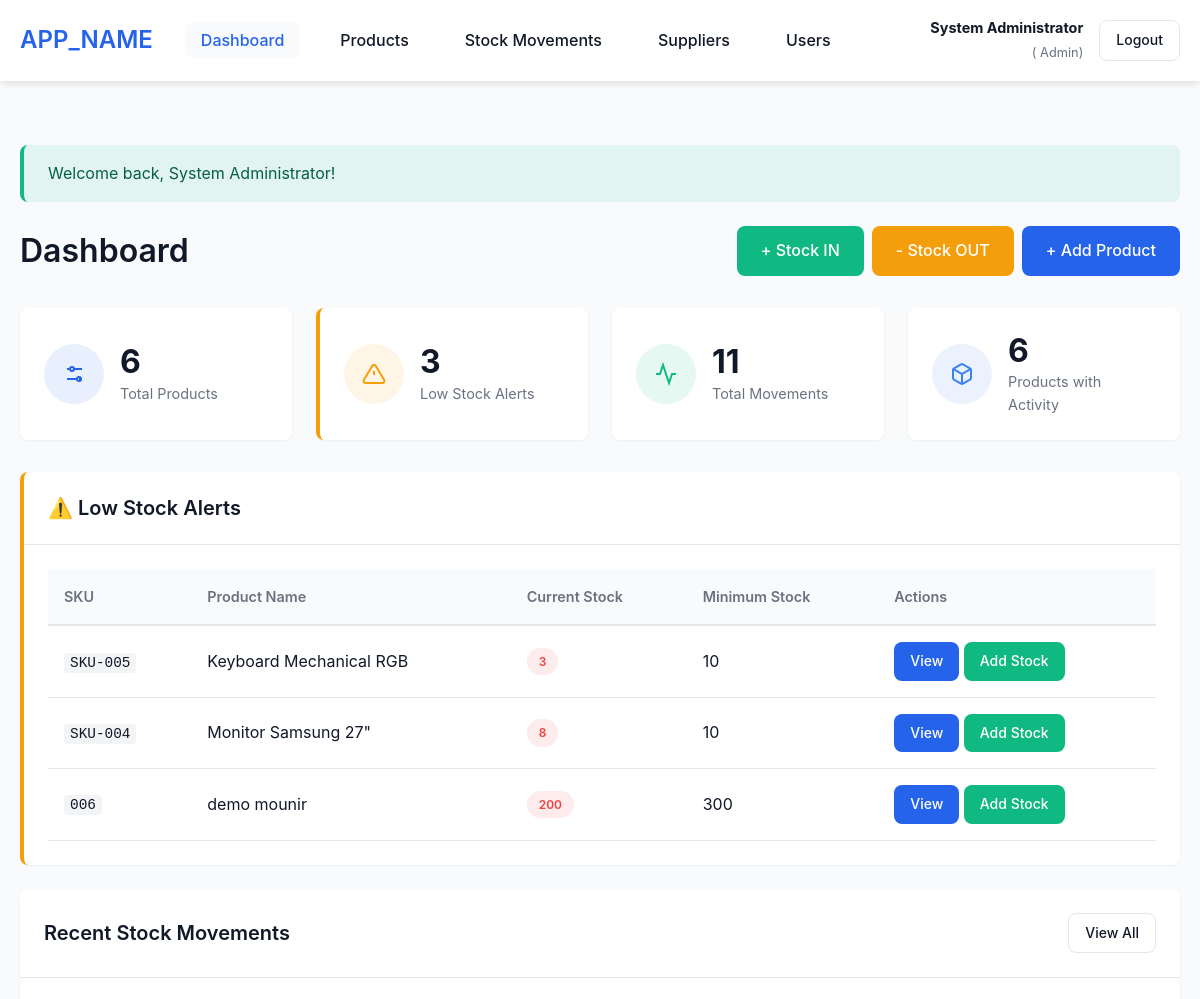
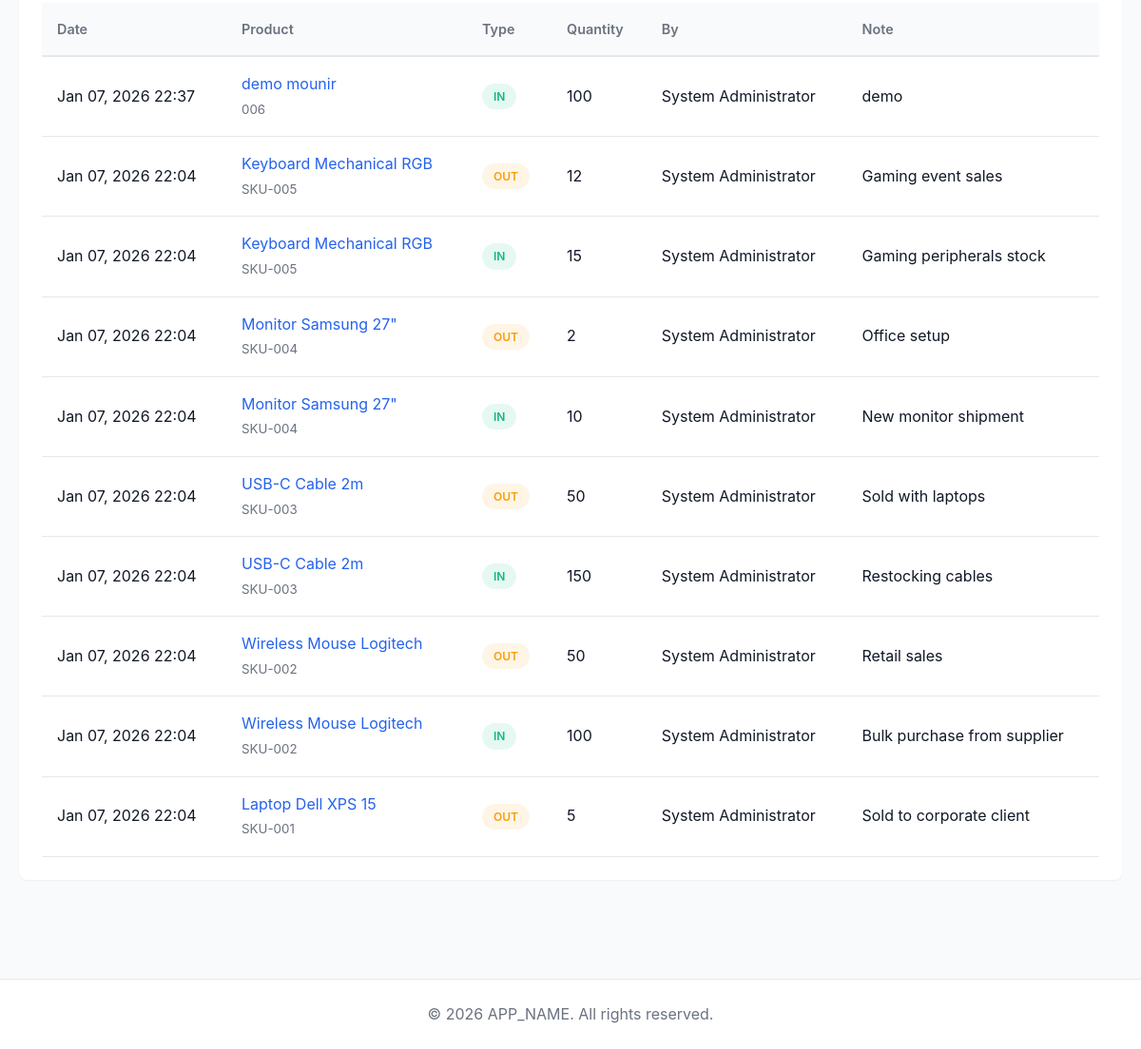
Page /index.php?page=dashboard (signed in) on the committed database (2 pictures, top to bottom).
### tables this page shows
CREATE TABLE `products` (
  `id` int(10) UNSIGNED NOT NULL,
  `sku` varchar(50) NOT NULL,
  `name` varchar(200) NOT NULL,
  `description` text DEFAULT NULL,
  `purchase_price` decimal(10,2) NOT NULL DEFAULT 0.00,
  `selling_price` decimal(10,2) NOT NULL DEFAULT 0.00,
  `quantity` int(11) NOT NULL DEFAULT 0,
  `minimum_quantity` int(11) NOT NULL DEFAULT 10,
  `is_active` tinyint(1) NOT NULL DEFAULT 1,
  `supplier_id` int(10) UNSIGNED DEFAULT NULL,
  `created_by` int(10) UNSIGNED DEFAULT NULL,
  `created_at` timestamp NOT NULL DEFAULT current_timestamp(),
  `updated_at` timestamp NOT NULL DEFAULT current_timestamp() ON UPDATE current_timestamp()
);

CREATE TABLE `stock_movements` (
  `id` int(10) UNSIGNED NOT NULL,
  `product_id` int(10) UNSIGNED NOT NULL,
  `movement_type` enum('IN','OUT') NOT NULL,
  `quantity` int(11) NOT NULL,
  `note` text DEFAULT NULL,
  `created_by` int(10) UNSIGNED DEFAULT NULL,
  `created_at` timestamp NOT NULL DEFAULT current_timestamp()
);

CREATE TABLE `users` (
  `id` int(10) UNSIGNED NOT NULL,
  `username` varchar(50) NOT NULL,
  `email` varchar(100) NOT NULL,
  `password` varchar(255) NOT NULL,
  `full_name` varchar(100) NOT NULL,
  `role` enum('admin','staff','viewer') NOT NULL DEFAULT 'viewer',
  `is_active` tinyint(1) NOT NULL DEFAULT 1,
  `created_at` timestamp NOT NULL DEFAULT current_timestamp(),
  `updated_at` timestamp NOT NULL DEFAULT current_timestamp() ON UPDATE current_timestamp()
);

### controllers/DashboardController.php (called while the page is built, shortened)
<?php
require_once __DIR__ . '/../models/Product.php';
require_once __DIR__ . '/../models/StockMovement.php';
require_once __DIR__ . '/../includes/helpers.php';
class DashboardController
{
    private $productModel;
    private $stockMovementModel;
    public function __construct()
    {
        $this->productModel = new Product();
        $this->stockMovementModel = new StockMovement();
    }
    public function index()
    {
        $totalProducts = $this->productModel->getTotalCount();
        $lowStockCount = $this->productModel->getLowStockCount();
        $lowStockProducts = $this->productModel->getLowStock();
        $recentMovements = $this->stockMovementModel->getRecent(10);
        $movementStats = $this->stockMovementModel->getStatistics();
        require_once __DIR__ . '/../views/dashboard/index.php';
    }
}

### includes/helpers.php (called while the page is built, shortened)
<?php
function formatDate($date, $format = 'Y-m-d H:i:s')
{
    return date($format, strtotime($date));
}
function isLoggedIn()
{
    return isset($_SESSION['user_id']);
}
function getCurrentUserRole()
{
    return $_SESSION['user_role'] ?? null;
}
function hasRole($roles)
{
    $userRole = getCurrentUserRole();
    if (is_array($roles)) {
        return in_array($userRole, $roles);
    }
    return $userRole === $roles;
}

### config/Database.php (called while the page is built, shortened)
<?php
class Database
{
    private static $instance = null;
    private $connection;
    private function __construct()
    {
        try {
            $dsn = "mysql:host=" . DB_HOST . ";dbname=" . DB_NAME . ";charset=" . DB_CHARSET;
            $options = [
                PDO::ATTR_ERRMODE => PDO::ERRMODE_EXCEPTION,
                PDO::ATTR_DEFAULT_FETCH_MODE => PDO::FETCH_ASSOC,
                PDO::ATTR_EMULATE_PREPARES => false,
                PDO::MYSQL_ATTR_INIT_COMMAND => "SET NAMES " . DB_CHARSET
            ];
            $this->connection = new PDO($dsn, DB_USER, DB_PASS, $options);
        } catch (PDOException $e) {
            error_log("Database Connection Error: " . $e->getMessage());
            die("Database connection failed. Please check your configuration.");
        }
    }
    public static function getInstance()
    {
        if (self::$instance === null) {
            self::$instance = new self();
        }
        return self::$instance;
    }
    public function getConnection()
    {
        return $this->connection;
    }
}

### models/Product.php (called while the page is built, shortened)
<?php
require_once __DIR__ . '/../config/Database.php';
class Product
{
    private $db;
    public function __construct()
    {
        $this->db = Database::getInstance()->getConnection();
    }
    public function getTotalCount($search = null)
    {
        $sql = "SELECT COUNT(*) as count FROM products WHERE 1=1";
        $params = [];
        $stmt = $this->db->prepare($sql);
        $stmt->execute($params);
        $result = $stmt->fetch();
        return $result['count'];
    }
    public function getLowStock()
    {
        $sql = "SELECT p.*, u.full_name as created_by_name
                FROM products p
                LEFT JOIN users u ON p.created_by = u.id
                WHERE p.quantity <= p.minimum_quantity AND p.is_active = 1
                ORDER BY p.quantity ASC";
        $stmt = $this->db->query($sql);
        return $stmt->fetchAll();
    }
    public function getLowStockCount()
    {
        $sql = "SELECT COUNT(*) as count FROM products WHERE quantity <= minimum_quantity AND is_active = 1";
        $stmt = $this->db->query($sql);
        $result = $stmt->fetch();
        return $result['count'];
    }
}

### models/StockMovement.php (called while the page is built, shortened)
<?php
require_once __DIR__ . '/../config/Database.php';
class StockMovement
{
    private $db;
    public function __construct()
    {
        $this->db = Database::getInstance()->getConnection();
    }
    public function getRecent($limit = 10)
    {
        $sql = "SELECT sm.*, p.name as product_name, p.sku as product_sku, u.full_name as created_by_name
                FROM stock_movements sm
                LEFT JOIN products p ON sm.product_id = p.id
                LEFT JOIN users u ON sm.created_by = u.id
                ORDER BY sm.created_at DESC
                LIMIT :limit";
        $stmt = $this->db->prepare($sql);
        $stmt->bindValue(':limit', $limit, PDO::PARAM_INT);
        $stmt->execute();
        return $stmt->fetchAll();
    }
    public function getStatistics()
    {
        $sql = "SELECT
                    COUNT(*) as total_movements,
                    SUM(CASE WHEN movement_type = 'IN' THEN quantity ELSE 0 END) as total_in,
                    SUM(CASE WHEN movement_type = 'OUT' THEN quantity ELSE 0 END) as total_out,
                    COUNT(DISTINCT product_id) as products_affected
                FROM stock_movements";
        $stmt = $this->db->query($sql);
        return $stmt->fetch();
    }
}

### views/dashboard/index.php (the view, shortened to what this page needs)
<?php
require_once __DIR__ . '/../../includes/header.php';
?>
<div class="container">
    <div class="page-header">
        <h1>Dashboard</h1>
        <div class="page-actions">
            <?php if (hasRole(['admin', 'staff'])): ?>
                <a href="index.php?page=stock&action=in" class="btn btn-success">+ Stock IN</a>
                <a href="index.php?page=stock&action=out" class="btn btn-warning">- Stock OUT</a>
            <?php endif; ?>
            <?php if (hasRole('admin')): ?>
                <a href="index.php?page=products&action=create" class="btn btn-primary">+ Add Product</a>
            <?php endif; ?>
        </div>
    </div>
    <div class="stats-grid">
        <div class="stat-card">
            <div class="stat-icon stat-icon-primary">
                <svg width="24" height="24" viewBox="0 0 24 24" fill="none" stroke="currentColor" stroke-width="2">
                    <path d="M20 7h-9M14 17H5M20 17h-3M5 7h2"></path>
                    <circle cx="10" cy="7" r="2"></circle>
                    <circle cx="17" cy="17" r="2"></circle>
                </svg>
            </div>
            <div class="stat-content">
                <h3>
                    <?php echo number_format($totalProducts); ?>
                </h3>
                <p>Total Products</p>
            </div>
        </div>
        <div class="stat-card <?php echo $lowStockCount > 0 ? 'stat-card-warning' : ''; ?>">
            <div class="stat-icon stat-icon-warning">
                <svg width="24" height="24" viewBox="0 0 24 24" fill="none" stroke="currentColor" stroke-width="2">
                    <path d="M10.29 3.86L1.82 18a2 2 0 001.71 3h16.94a2 2 0 001.71-3L13.71 3.86a2 2 0 00-3.42 0z">
                    </path>
                    <line x1="12" y1="9" x2="12" y2="13"></line>
                    <line x1="12" y1="17" x2="12.01" y2="17"></line>
                </svg>
            </div>
            <div class="stat-content">
                <h3>
                    <?php echo number_format($lowStockCount); ?>
                </h3>
                <p>Low Stock Alerts</p>
            </div>
        </div>
        <div class="stat-card">
            <div class="stat-icon stat-icon-success">
                <svg width="24" height="24" viewBox="0 0 24 24" fill="none" stroke="currentColor" stroke-width="2">
                    <polyline points="22 12 18 12 15 21 9 3 6 12 2 12"></polyline>
                </svg>
            </div>
            <div class="stat-content">
                <h3>
                    <?php echo number_format($movementStats['total_movements'] ?? 0); ?>
                </h3>
                <p>Total Movements</p>
            </div>
        </div>
        <div class="stat-card">
            <div class="stat-icon stat-icon-info">
            </div>
            <div class="stat-content">
                <h3>
                    <?php echo number_format($movementStats['products_affected'] ?? 0); ?>
                </h3>
                <p>Products with Activity</p>
            </div>
        </div>
    </div>
    <?php if (!empty($lowStockProducts)): ?>
        <div class="card card-warning">
            <div class="card-header">
                <h2>⚠️ Low Stock Alerts</h2>
            </div>
            <div class="card-body">
                <div class="table-responsive">
                    <table class="table">
                        <thead>
                            <tr>
                                <th>SKU</th>
                                <th>Product Name</th>
                                <th>Current Stock</th>
                                <th>Minimum Stock</th>
                                <th>Actions</th>
                            </tr>
                        </thead>
                        <tbody>
                            <?php foreach ($lowStockProducts as $product): ?>
                                <tr>
                                    <td><code><?php echo htmlspecialchars($product['sku']); ?></code></td>
                                    <td>
                                        <?php echo htmlspecialchars($product['name']); ?>
                                    </td>
                                    <td><span class="badge badge-danger">
                                            <?php echo $product['quantity']; ?>
                                        </span></td>
                                    <td>
                                        <?php echo $product['minimum_quantity']; ?>
                                    </td>
                                    <td>
                                        <a href="index.php?page=products&action=view&id=<?php echo $product['id']; ?>"
                                            class="btn btn-sm btn-primary">View</a>
                                        <?php if (hasRole(['admin', 'staff'])): ?>
                                            <a href="index.php?page=stock&action=in" class="btn btn-sm btn-success">Add Stock</a>
                                        <?php endif; ?>
                                    </td>
                                </tr>
                            <?php endforeach; ?>
                        </tbody>
                    </table>
                </div>
            </div>
        </div>
    <?php endif; ?>
    <div class="card">
        <div class="card-header">
            <h2>Recent Stock Movements</h2>
            <a href="index.php?page=stock" class="btn btn-sm btn-outline">View All</a>
        </div>
        <div class="card-body">
            <?php if (!empty($recentMovements)): ?>
                <div class="table-responsive">
                    <table class="table">
                        <thead>
                            <tr>
                                <th>Date</th>
                                <th>Product</th>
                                <th>Type</th>
                                <th>Quantity</th>
                                <th>By</th>
                                <th>Note</th>
                            </tr>
                        </thead>
                        <tbody>
                            <?php foreach ($recentMovements as $movement): ?>
                                <tr>
                                    <td>
                                        <?php echo formatDate($movement['created_at'], 'M d, Y H:i'); ?>
                                    </td>
                                    <td>
                                        <a href="index.php?page=products&action=view&id=<?php echo $movement['product_id']; ?>">
                                            <?php echo htmlspecialchars($movement['product_name']); ?>
                                        </a>
                                        <br><small class="text-muted">
                                            <?php echo htmlspecialchars($movement['product_sku']); ?>
                                        </small>
                                    </td>
                                    <td>
                                        <span
                                            class="badge badge-<?php echo $movement['movement_type'] === 'IN' ? 'success' : 'warning'; ?>">
                                            <?php echo $movement['movement_type']; ?>
                                        </span>
                                    </td>
                                    <td>
                                        <?php echo number_format($movement['quantity']); ?>
                                    </td>
                                    <td>
                                        <?php echo htmlspecialchars($movement['created_by_name'] ?? 'N/A'); ?>
                                    </td>
                                    <td>
                                        <?php echo htmlspecialchars($movement['note'] ?? '-'); ?>
                                    </td>
                                </tr>
                            <?php endforeach; ?>
                        </tbody>
                    </table>
                </div>
            <?php else: ?>
                <p class="text-muted">No stock movements yet.</p>
            <?php endif; ?>
        </div>
    </div>
</div>
<?php require_once __DIR__ . '/../../includes/footer.php'; ?>

### rows in the picture
products: sku "SKU-005", name "Keyboard Mechanical RGB", quantity "3", minimum_quantity "10"
products: sku "SKU-004", name "Monitor Samsung 27\"", quantity "8", minimum_quantity "10"
products: sku "006", name "demo mounir", quantity "200", minimum_quantity "300"
stock_movements: created_at "Jan 07, 2026 22:37", product.name "demo mounir", product.sku "006", movement_type "IN", quantity "100", created_by.full_name "System Administrator", note "demo"
stock_movements: created_at "Jan 07, 2026 22:04", product.name "Keyboard Mechanical RGB", product.sku "SKU-005", movement_type "OUT", quantity "12", created_by.full_name "System Administrator", note "Gaming event sales"
stock_movements: created_at "Jan 07, 2026 22:04", product.name "Keyboard Mechanical RGB", product.sku "SKU-005", movement_type "IN", quantity "15", created_by.full_name "System Administrator", note "Gaming peripherals stock"
stock_movements: created_at "Jan 07, 2026 22:04", product.name "Monitor Samsung 27\"", product.sku "SKU-004", movement_type "OUT", quantity "2", created_by.full_name "System Administrator", note "Office setup"
stock_movements: created_at "Jan 07, 2026 22:04", product.name "Monitor Samsung 27\"", product.sku "SKU-004", movement_type "IN", quantity "10", created_by.full_name "System Administrator", note "New monitor shipment"
stock_movements: created_at "Jan 07, 2026 22:04", product.name "USB-C Cable 2m", product.sku "SKU-003", movement_type "OUT", quantity "50", created_by.full_name "System Administrator", note "Sold with laptops"
stock_movements: created_at "Jan 07, 2026 22:04", product.name "USB-C Cable 2m", product.sku "SKU-003", movement_type "IN", quantity "150", created_by.full_name "System Administrator", note "Restocking cables"
stock_movements: created_at "Jan 07, 2026 22:04", product.name "Wireless Mouse Logitech", product.sku "SKU-002", movement_type "OUT", quantity "50", created_by.full_name "System Administrator", note "Retail sales"
stock_movements: created_at "Jan 07, 2026 22:04", product.name "Wireless Mouse Logitech", product.sku "SKU-002", movement_type "IN", quantity "100", created_by.full_name "System Administrator", note "Bulk purchase from supplier"
stock_movements: created_at "Jan 07, 2026 22:04", product.name "Laptop Dell XPS 15", product.sku "SKU-001", movement_type "OUT", quantity "5", created_by.full_name "System Administrator", note "Sold to corporate client"

### other values in the picture
APP_NAME "APP_NAME"
$_SESSION['full_name'] "System Administrator"
$_SESSION['user_role'] "Admin"
$flashMessage['message'] "Welcome back, System Administrator!"
$totalProducts "6"
$lowStockCount "3"
$movementStats['total_movements'] "11"
$movementStats['products_affected'] "6"
